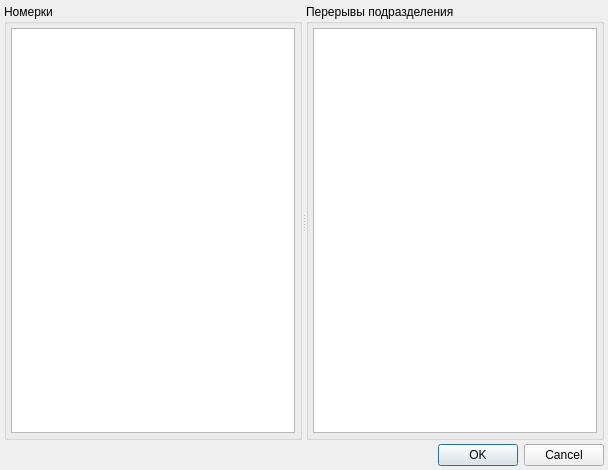
<?xml version="1.0" encoding="UTF-8"?>
<ui version="4.0">
 <class>JobTicketsDialog</class>
 <widget class="QDialog" name="JobTicketsDialog">
  <property name="geometry">
   <rect>
    <x>0</x>
    <y>0</y>
    <width>608</width>
    <height>470</height>
   </rect>
  </property>
  <property name="windowTitle">
   <string>Номерки</string>
  </property>
  <layout class="QVBoxLayout" name="verticalLayout_3">
   <property name="spacing">
    <number>4</number>
   </property>
   <property name="margin">
    <number>4</number>
   </property>
   <item>
    <widget class="QSplitter" name="splitter">
     <property name="orientation">
      <enum>Qt::Horizontal</enum>
     </property>
     <widget class="QGroupBox" name="grplJobTickets">
      <property name="title">
       <string>Номерки</string>
      </property>
      <layout class="QVBoxLayout" name="verticalLayout">
       <property name="spacing">
        <number>4</number>
       </property>
       <property name="margin">
        <number>4</number>
       </property>
       <item>
        <widget class="CTableView" name="tblJobTickets"/>
       </item>
      </layout>
     </widget>
     <widget class="QGroupBox" name="grpGaps">
      <property name="title">
       <string>Перерывы подразделения</string>
      </property>
      <layout class="QVBoxLayout" name="verticalLayout_2">
       <property name="spacing">
        <number>4</number>
       </property>
       <property name="margin">
        <number>4</number>
       </property>
       <item>
        <widget class="CTableView" name="tblGaps"/>
       </item>
      </layout>
     </widget>
    </widget>
   </item>
   <item>
    <widget class="QDialogButtonBox" name="buttonBox">
     <property name="standardButtons">
      <set>QDialogButtonBox::Cancel|QDialogButtonBox::Ok</set>
     </property>
    </widget>
   </item>
  </layout>
 </widget>
 <customwidgets>
  <customwidget>
   <class>CTableView</class>
   <extends>QTableView</extends>
   <header>library/TableView.h</header>
  </customwidget>
 </customwidgets>
 <tabstops>
  <tabstop>tblJobTickets</tabstop>
  <tabstop>tblGaps</tabstop>
  <tabstop>buttonBox</tabstop>
 </tabstops>
 <resources/>
 <connections>
  <connection>
   <sender>buttonBox</sender>
   <signal>accepted()</signal>
   <receiver>JobTicketsDialog</receiver>
   <slot>accept()</slot>
   <hints>
    <hint type="sourcelabel">
     <x>42</x>
     <y>451</y>
    </hint>
    <hint type="destinationlabel">
     <x>268</x>
     <y>445</y>
    </hint>
   </hints>
  </connection>
  <connection>
   <sender>buttonBox</sender>
   <signal>rejected()</signal>
   <receiver>JobTicketsDialog</receiver>
   <slot>reject()</slot>
   <hints>
    <hint type="sourcelabel">
     <x>100</x>
     <y>455</y>
    </hint>
    <hint type="destinationlabel">
     <x>377</x>
     <y>445</y>
    </hint>
   </hints>
  </connection>
 </connections>
</ui>
